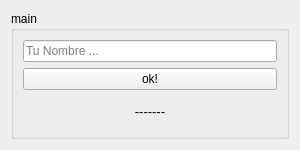
<?xml version="1.0" encoding="UTF-8"?>
<ui version="4.0">
 <class>Form</class>
 <widget class="QWidget" name="Form">
  <property name="geometry">
   <rect>
    <x>0</x>
    <y>0</y>
    <width>300</width>
    <height>150</height>
   </rect>
  </property>
  <property name="minimumSize">
   <size>
    <width>300</width>
    <height>150</height>
   </size>
  </property>
  <property name="maximumSize">
   <size>
    <width>300</width>
    <height>150</height>
   </size>
  </property>
  <property name="sizeIncrement">
   <size>
    <width>300</width>
    <height>150</height>
   </size>
  </property>
  <property name="baseSize">
   <size>
    <width>300</width>
    <height>150</height>
   </size>
  </property>
  <property name="windowTitle">
   <string>Form</string>
  </property>
  <layout class="QGridLayout" name="gridLayout">
   <item row="0" column="0">
    <widget class="QGroupBox" name="groupBox">
     <property name="title">
      <string>main</string>
     </property>
     <layout class="QGridLayout" name="gridLayout_2">
      <item row="0" column="0">
       <widget class="QLineEdit" name="line_name">
        <property name="text">
         <string/>
        </property>
        <property name="maxLength">
         <number>15</number>
        </property>
        <property name="placeholderText">
         <string>Tu Nombre ...</string>
        </property>
        <property name="clearButtonEnabled">
         <bool>true</bool>
        </property>
       </widget>
      </item>
      <item row="1" column="0">
       <widget class="QPushButton" name="btn">
        <property name="text">
         <string>ok!</string>
        </property>
       </widget>
      </item>
      <item row="2" column="0">
       <widget class="QLabel" name="label_saludo">
        <property name="text">
         <string>&lt;html&gt;&lt;head/&gt;&lt;body&gt;&lt;p align=&quot;center&quot;&gt;&lt;span style=&quot; font-size:10pt;&quot;&gt;-------&lt;/span&gt;&lt;/p&gt;&lt;/body&gt;&lt;/html&gt;</string>
        </property>
       </widget>
      </item>
     </layout>
    </widget>
   </item>
  </layout>
 </widget>
 <resources/>
 <connections/>
</ui>
